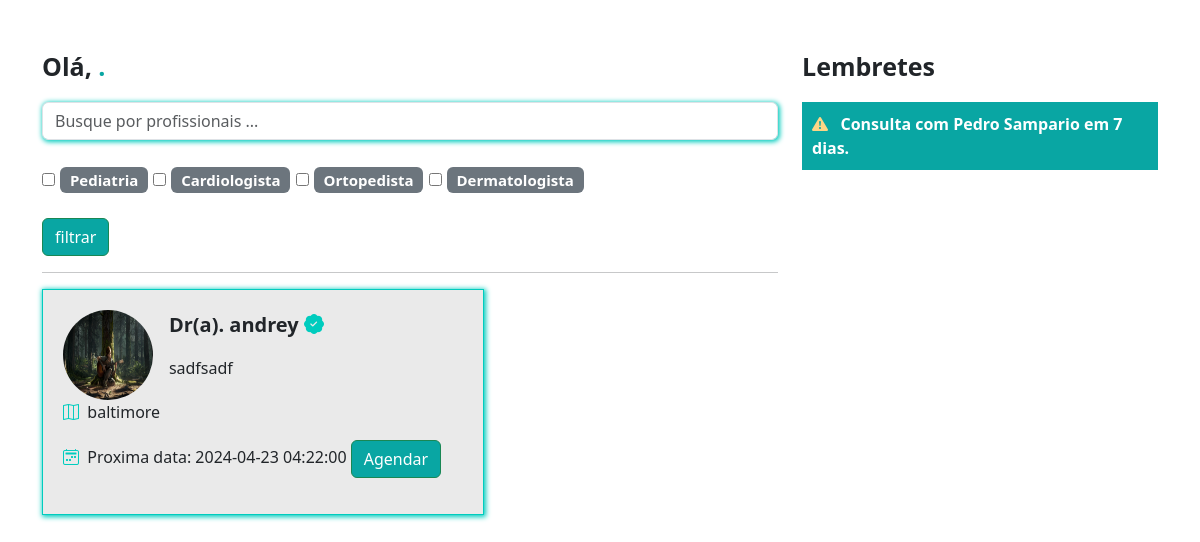
The page /pacientes/home/ on the database its author committed.
### medico/models.py (models this page shows, shortened)
class Especialidades(models.Model):
    especialidade = models.CharField(max_length=100)

class DadosMedico(models.Model):
    crm = models.CharField(max_length=30)
    nome = models.CharField(max_length=100)
    cep = models.CharField(max_length=15)
    rua = models.CharField(max_length=100)
    bairro = models.CharField(max_length=100)
    numero = models.IntegerField()
    rg = models.ImageField(upload_to='rgs')
    cedula_identidade_medica = models.ImageField(upload_to='cim')
    foto = models.ImageField(upload_to='fotos_perfil')
    descricao = models.TextField()
    valor_consulta = models.FloatField(default=100)
    user = models.ForeignKey(User, on_delete=models.DO_NOTHING)
    especialidade = models.ForeignKey(Especialidades, on_delete=models.DO_NOTHING)
    @property
    def proxima_data(self):
        proxima_data = DatasAbertas.objects.filter(user=self.user).filter(data__gt=datetime.now()).filter(agendado=False).order_by('data').first()
        return proxima_data

class DatasAbertas(models.Model):
    data = models.DateTimeField()
    user = models.ForeignKey(User, on_delete=models.DO_NOTHING)
    agendado = models.BooleanField(default=False)
    def __str__(self):
        return str(self.data)

### paciente/views.py (the view)
# urls.py: path('home/', views.home, name="home"),
def home(request):
    if request.method == "GET":
        medico_filtrar = request.GET.get('medico')
        especialidades_filtrar = request.GET.getlist('especialidades')
        medicos = DadosMedico.objects.all()
        if medico_filtrar:
            medicos = medicos.filter(nome__icontains=medico_filtrar)
        if especialidades_filtrar:
            medicos = medicos.filter(especialidade_id__in=especialidades_filtrar)
        especialidades = Especialidades.objects.all()
        return render(request, 'home.html', {
           "medicos": medicos,
           'especialidades': especialidades
       })

### paciente/templates/home.html
{% extends "template.html" %}
{% load static %}
{% block 'head' %}
    <link rel="stylesheet" href="{% static 'medico/css/abrir_horario.css' %}">
    <link rel="stylesheet" href="{% static 'usuarios/css/usuarios.css' %}">
    <link rel="stylesheet" href="{% static 'medico/css/cadastro_medico.css' %}">
    <link rel="stylesheet" href="{% static 'pacientes/css/home.css' %}">
    <link rel="stylesheet" href="https://cdn.jsdelivr.net/npm/bootstrap-icons@1.11.3/font/bootstrap-icons.min.css">
{% endblock 'head' %}
{% block 'body' %}
<br><br>
<div class="container">
    <div class="row">
        <div class="col-md-8">
            <p style="font-size: 25px" class="p-bold">Olá, <span class="color-dark">{{request.user.username}}.</span></p>
            <form action="{% url 'home' %}" post="GET">
                <input type="text" class="form-control shadow-main-color" placeholder="Busque por profissionais ..." name="medico">
                <br>
                <div class="especialidades">
                    {% for especialidade in especialidades %}
                    <input type="checkbox" name="especialidades" value="{{especialidade.id}}">
                    <span class="badge bg-secondary">
                        {{especialidade.especialidade}}
                    </span>
                    {% endfor %}
                </div>
                <br>
                <input type="submit" value="filtrar" class="btn btn-success btn-dark-color">
            </form>
            <hr>
            <div class="list-medicos">
                {% for medico in medicos %}
                <div class="card-medicos shadow-main-color">
                    <div class="row">
                        <div class="col-md-3"><img src="{{medico.foto.url}}" class="foto-perfil-card" alt=""></div>
                        <div class="col-md">
                            <p style="font-size: 20px" class="p-bold">Dr(a). {{medico.nome}} <i class="bi bi-patch-check-fill icon-main"></i></p>
                            <p>{{medico.descricao}}</p>
                        </div>
                    </div>
                    <p><i class="bi bi-map icon-main"></i>&nbsp&nbsp{{medico.rua}}</p>
                    <p><i class="bi bi-calendar2-week icon-main"></i>&nbsp&nbspProxima data:
                        {% if medico.proxima_data %}
                        {{medico.proxima_data}}
                        {% else %}
                            Aguarde uma data
                        {% endif %}
                    <a href="{% url 'escolher_horario' medico.id %}" class="btn btn-success btn-dark-color">Agendar</a>
                </div>
                <br>
                {% endfor %}
            </div>
        </div>
        <div class="col-md-4">
            <p style="font-size: 25px" class="p-bold">Lembretes</p>
            <p class="bg-main-lembrete">
                <span class="p-bold"><i class="bi bi-exclamation-triangle-fill icon-differential"></i>&nbsp&nbsp Consulta com Pedro Sampario em 7 dias.</span>
            </p>
        </div>
    </div>
</div>
{% endblock 'body' %}

### templates/static/geral/css/template.css (style rules this page uses)
:root { --main-color: #00CCBE; --dark-color: #09A6A3; --contrast-color: #FFD686; }
.p-bold { font-weight: bold; }
.color-dark { color: var(--dark-color); }

### templates/static/usuarios/css/usuarios.css (style rules this page uses)
.btn-dark-color { background-color: var(--dark-color); color: white; }

### templates/static/medico/css/cadastro_medico.css (style rules this page uses)
.shadow-main-color { box-shadow: 1px 1px 5px 1px rgba(0, 204, 190.4); }

### templates/static/pacientes/css/home.css (style rules this page uses)
.especialidades { font-size: 20px; }
.card-medicos { width: 60%; background-color: #EAEAEA; border: 1px solid var(--main-color); padding: 20px; }
.foto-perfil-card { width: 90px; height: 90px; border-radius: 45px; }
.icon-main { color: var(--main-color); }
.bg-main-lembrete { background-color: var(--dark-color); padding: 10px; color: white; }
.icon-differential { color: var(--contrast-color); }

### rows shown on the page
Especialidades: especialidade "Pediatria"
Especialidades: especialidade "Cardiologista"
Especialidades: especialidade "Ortopedista"
Especialidades: especialidade "Dermatologista"
DadosMedico: foto (picture), nome "andrey", descricao "sadfsadf", rua "baltimore", proxima_data "2024-04-23 04:22:00"
